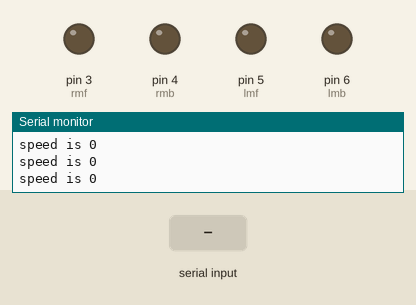
This sketch was run on a simulated Arduino Uno, built with avr-gcc and run on an emulated ATmega328P. On the bench: output pins drawn as LEDs (lit = HIGH), the last lines printed to the serial monitor. Inputs (shaded band) come from the test bench.

Above: at 1.2 s.
1.3 s: "F" received over Serial
At 2.0 s:
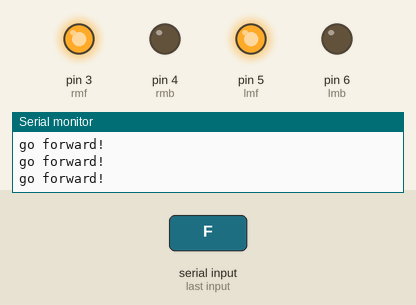
2.8 s: "B" received over Serial
At 3.3 s:
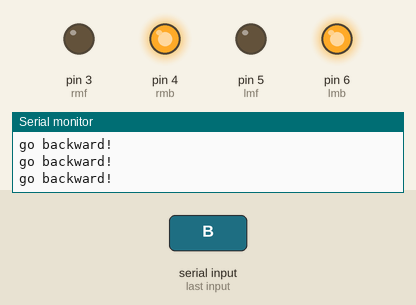
4.3 s: "R" received over Serial
At 5.5 s:
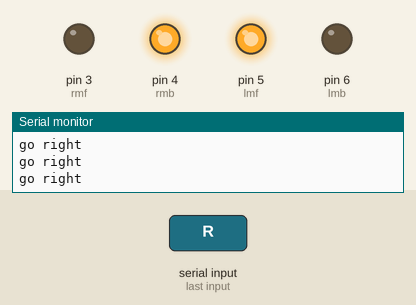
5.8 s: "L" received over Serial
At 6.3 s:
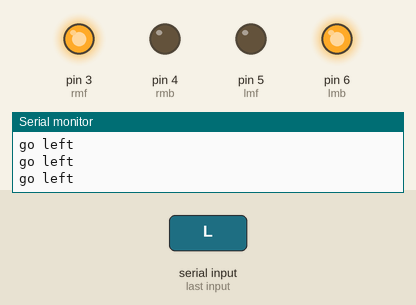
Timing chart, 0 to 8.3 s (numbered marks = the images above; inputs shaded):
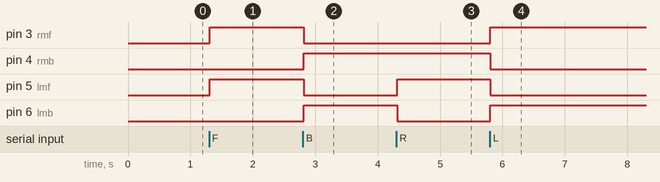

The sketch:

REMOTE_CONTROLLED_BOT.ino
```cpp
// Bluetooth Controlled Robot Code

// Define motor speed control pins (PWM capable)
int s1 = 10;  // Speed control pin for left motor
int s2 = 11;  // Speed control pin for right motor

// Variable to store incoming character from Bluetooth
char m = '0';  // Default command character

// Define motor control pins
int lmf = 5;   // Left Motor Forward
int lmb = 6;   // Left Motor Backward
int rmf = 3;   // Right Motor Forward
int rmb = 4;   // Right Motor Backward

// Speed variable (0 to 255)
int Speed = 0;  // Initial speed

void setup() {
  // Initialize Serial Communication at 9600 baud rate
  Serial.begin(9600);

  // Set motor driver pins as output
  pinMode(s1, OUTPUT);
  pinMode(s2, OUTPUT);
  pinMode(lmf, OUTPUT);
  pinMode(lmb, OUTPUT);
  pinMode(rmf, OUTPUT);
  pinMode(rmb, OUTPUT);
}

void loop() {
  // Check if Bluetooth data is available
  if (Serial.available() > 0) {
    m = Serial.read();  // Read the incoming character
    Serial.println(m);  // Print received character for debugging
  }

  // Apply speed to both motors
  analogWrite(s1, Speed);
  analogWrite(s2, Speed);

  // Control robot movement based on received command
  if (m == 'F') {
    go_forward();
    Serial.println("go forward!");
  }
  else if (m == 'B') {
    go_back();
    Serial.println("go backward!");
  }
  else if (m == 'R') {
    go_right();
    Serial.println("go right");
  }
  else if (m == 'L') {
    go_left();
    Serial.println("go left");
  }
  else if (m == 'S') {
    stop();
    Serial.println("stopped");
  }

  // Speed control via Bluetooth commands
  else if (m == '0') {
    Speed = 0;
    Serial.println("speed is 0");
  }
  else if (m == '1') {
    Speed = 50;
    Serial.println("speed is 50");
  }
  else if (m == '2') {
    Speed = 100;
    Serial.println("speed is 100");
  }
  else if (m == '3') {
    Speed = 150;
    Serial.println("speed is 150");
  }
}

// Function to move robot forward
void go_forward() {
  digitalWrite(rmf, HIGH);
  digitalWrite(lmf, HIGH);
  digitalWrite(rmb, LOW);
  digitalWrite(lmb, LOW);
}

// Function to stop all motors
void stop() {
  digitalWrite(rmf, LOW);
  digitalWrite(lmf, LOW);
  digitalWrite(rmb, LOW);
  digitalWrite(lmb, LOW);
}

// Function to move robot backward
void go_back() {
  digitalWrite(rmf, LOW);
  digitalWrite(rmb, HIGH);
  digitalWrite(lmf, LOW);
  digitalWrite(lmb, HIGH);
}

// Function to turn robot right
void go_right() {
  digitalWrite(rmf, LOW);    // Right motor reverse
  digitalWrite(rmb, HIGH);
  digitalWrite(lmf, HIGH);   // Left motor forward
  digitalWrite(lmb, LOW);
}

// Function to turn robot left
void go_left() {
  digitalWrite(rmf, HIGH);   // Right motor forward
  digitalWrite(rmb, LOW);
  digitalWrite(lmf, LOW);    // Left motor reverse
  digitalWrite(lmb, HIGH);
}
```

Measured:
- after the input at 1.3 s, pin 3 (rmf), pin 5 (lmf): LOW → HIGH at once
- after the input at 2.8 s, pin 3 (rmf), pin 5 (lmf): HIGH → LOW at once; pin 4 (rmb), pin 6 (lmb): LOW → HIGH at once
- after the input at 4.3 s, pin 5 (lmf): LOW → HIGH at once; pin 6 (lmb): HIGH → LOW at once
- after the input at 5.8 s, pin 3 (rmf), pin 6 (lmb): LOW → HIGH at once; pin 4 (rmb), pin 5 (lmf): HIGH → LOW at once
